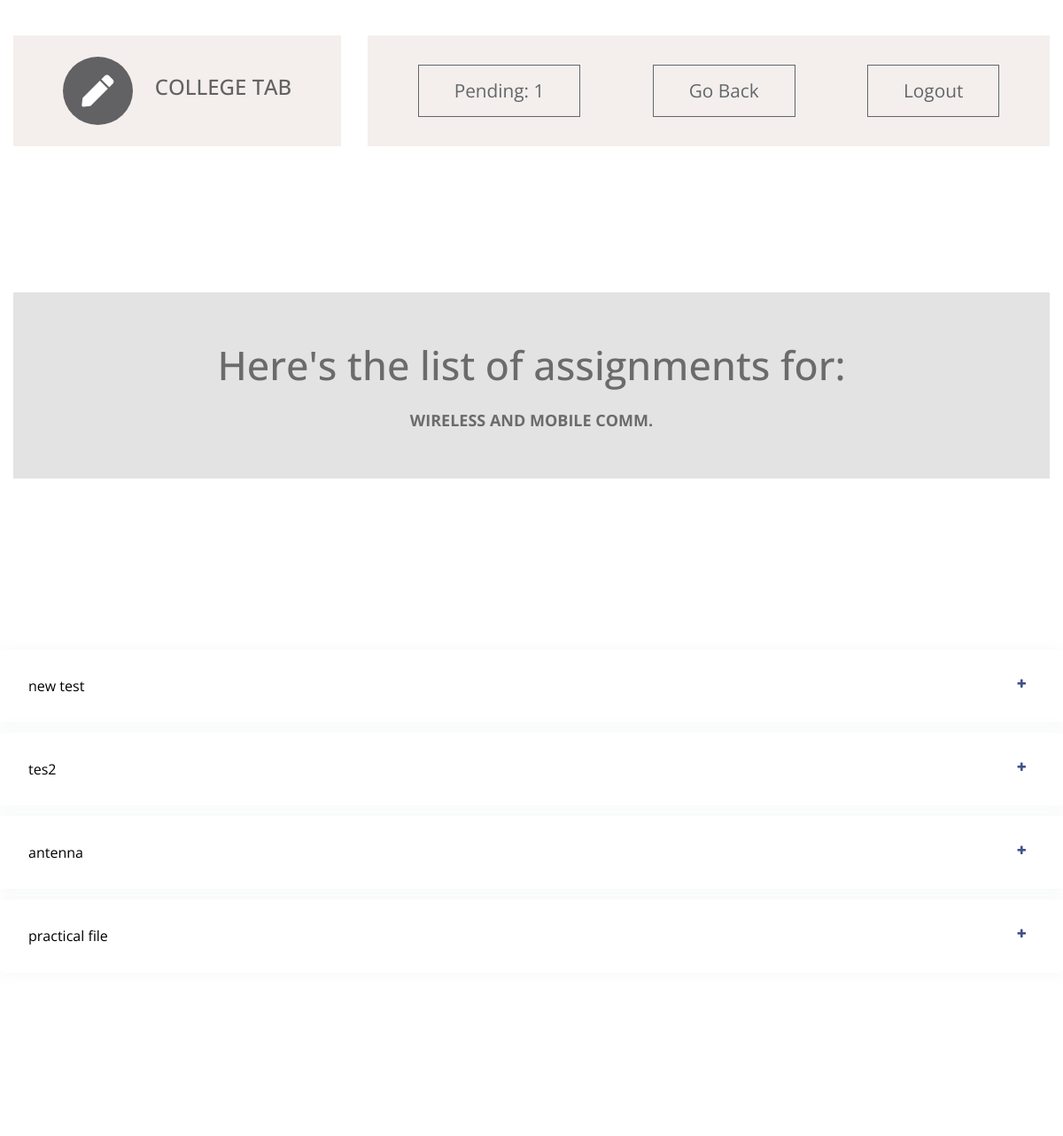
Screenshot of /s_dashboard/s_sub_assign/0103IT181055/IT-602 (signed in) with the database file from the repository.
### ctapp/models.py (models this page shows, shortened)
class subject(models.Model):
    subject_code = models.CharField(max_length = 8,primary_key = True)
    name = models.CharField(max_length = 30)
    branch = models.CharField(max_length=20, choices=BRANCH_CHOICES, default='IT')
    sem = models.CharField(max_length = 20,choices = SEMESTER_CHOICES,default = '6')

class assignment(models.Model):
    c_id  = models.ForeignKey(Class,on_delete=models.CASCADE)   #class id
    s_id = models.ForeignKey(subject,on_delete=models.CASCADE)  #subject id
    t_id = models.ForeignKey(teacher,on_delete=models.CASCADE)  #teacher id
    topic = models.CharField(max_length=50)
    last_date = models.DateField()
    assignfile = models.FileField(upload_to=get_directory_for_assignment_details,default="p.pdf")

### ctapp/views.py (the view)
# urls.py: path('s_sub_assign/<str:id>/<str:sub_id>', views.student_subject_assign, name='s_subject_assignment_list'),
@login_required(login_url='s_login/')
def student_subject_assign(request,id,sub_id):           # to list assignements given subject and class
    template = loader.get_template('student_dashboard_subject_assignments.html')
    current_student = student.objects.get(enrollment_number=id)
    current_subject = subject.objects.get(subject_code=sub_id)
    assignment = get_assignments(current_student,current_subject)
    if assignment:
         context = {'student':current_student,'assignment_list':assignment,'subject':current_subject,'error':''}
    else:
        error="No teacher is assigned for this subject yet."
        context={'error':error,'student':current_student,'subject':current_subject}
    return HttpResponse(template.render(context, request))

### ctapp/views.py (called while the page is built)
def get_assignments(student,subject):
    sem = student.sem
    sec = student.sec
    try:
        curr_class = Class.objects.filter(sem=sem).get(sec=sec)
        curr_teacher = teacher_assign.objects.filter(c_id=curr_class).get(s_id=subject)
        return assignment.objects.filter(c_id=curr_class).filter(s_id=subject)
    except assignment.DoesNotExist:
        return 'No assignments'.list()
    except teacher_assign.DoesNotExist:
        return False

### ctapp/templates/student_dashboard_subject_assignments.html (shortened to what this page needs)
<!DOCTYPE html>
<html lang="en">
{% load static %}
  <head>
    <link rel="stylesheet" href="{% static 'css/all.min.css' %}" />
    <link rel="stylesheet" href="{% static 'css/bootstrap.min.css' %}" />
    <link rel="stylesheet" href="{% static 'css/templatemo-style.css' %}" />
    <link rel="stylesheet" href='https://cdnjs.cloudflare.com/ajax/libs/font-awesome/4.0.3/css/font-awesome.css' />
  </head>
  <body id="assignmentPage">
    <div class="parallax-window" data-parallax="scroll" data-image-src="{% static 'img/std_assignments.jpg' %}">
      <div class="container-fluid">
        <div class="row tm-brand-row">
          <div class="col-lg-4 col-11">
            <div class="tm-brand-container tm-bg-white-transparent">
              <i class="fas fa-2x fa-pen tm-brand-icon"></i>
              <div class="tm-brand-texts">
                <h1 class="text-uppercase tm-brand-name">College Tab</h1>
              </div>
            </div>
          </div>
          <div class="col-lg-8 col-1">
            <div class="tm-nav">
              <nav
                class="navbar navbar-expand-lg navbar-light tm-bg-white-transparent tm-navbar">
                <div class="collapse navbar-collapse" id="navbarNav">
                  <ul class="navbar-nav">
                    <li class="nav-item">
                      <a href="#assignments" class="btn btn-outline-dark">Pending: 1</a>
                    </li>
                    <li class="nav-item">
                      <a href="{% url 'student:s_db' student.enrollment_number %}" class="btn btn-outline-dark">Go Back</a>
                    </li>
                    <li class="nav-item">
                      <a class="btn btn-outline-dark" href="{% url 's_logout' %}">Logout</a>
                    </li>
                  </ul>
                </div>
              </nav>
            </div>
          </div>
        </div>
        <section class="row" id="tmServices">
            <div class="col-12">
               <div class="parallax-window tm-services-parallax-header tm-testimonials-parallax-header"
                    data-parallax="scroll"
                    data-z-index="101"
                    data-image-src="{% static 'img/colors.jpg' %}">
                    <div class="text-center tm-services-header tm-testimonials-header" style="background-color:#E3E3E3";>
                       <h2 class="tm-services-page-title tm-testimonials-page-title">Here's the list of assignments for:</h2>
                       <p class="tm-services-description mb-0">
                           <b>{{subject.name}}  </b>
                       </p>
                   </div>
               </div>
            </div>
            <div class="page-content page-container" id="page-content">
                                  <h4 class="card-title" style="color:white;">Assignments:</h4>
                                  <div class="mt-4">
                                      <div class="accordion" id="accordion" role="tablist">
                                        {% for a in assignment_list %}
                                          <div class="card">
                                              <div class="card-header" role="tab" id="heading-1">
                                                <h6 class="mb-0"><a data-toggle="collapse" href="#open{{a.id}}" aria-expanded="false" aria-controls="collapse-1" data-abc="true" class="collapsed">{{a.topic}}</a></h6>
                                              </div>
                                          </div>
                                          {% endfor %}
                                      </div>
                                  </div>
          </div>
         <footer class="row">
            <p class="col-12 text-white text-center tm-copyright-text">
            </p>
          </footer>
        </div>
      </div>
    </body>
  </html>

### ctapp/static/css/templatemo-style.css (style rules this page uses)
html { scroll-behavior: smooth; }
body { font-family: "Open Sans", Arial, Helvetica, sans-serif; font-size: 18px; font-weight: 400; color: #6b6b6b; overflow-x: hidden; }
a, button { transition: all 0.3s ease; }
.container-fluid { max-width: 1310px; }
.parallax-window { min-height: 1100px; background: transparent; }
.tm-bg-white-transparent { background-color: rgba(255, 255, 255, 0.8); }
.tm-brand-row { align-items: center; padding-top: 40px; padding-bottom: 28px; }
.tm-brand-container { max-width: 500px; height: 125px; display: flex; align-items: center; justify-content: center; }
.tm-brand-icon { width: 79px; height: 77px; display: flex; align-items: center; justify-content: center; background-color: #333436; color: white; border-radius: 50%; margin-right: 25px; }
.tm-brand-name { font-size: 1.5rem; color: #333333; }
::placeholder { color: black; opacity: 1; }
#page-content { width: 100%; }
.tm-navbar { max-width: 840px;min-height: 125px;justify-content:; }
.tm-navbar .navbar-nav { width: 100%; display: flex; align-items: center; justify-content: space-around; }
.nav-item { position: relative; }
.btn { border-radius: 0; padding: 13px 40px; font-size: 1.3rem; }
p { line-height: 1.7; }
.tm-copyright-text { font-size: 1rem; padding-top: 50px; padding-bottom: 45px; }
.tm-bg-white-transparent { background-color: #F2EBE7;; opacity: 0.77; color: #F4F3F2; font-weight: bold; }
.text-center { align-self: center; }
.page-content { height:500px; width:1260px; color:black; opacity: 1; }
.card { box-shadow: none; -webkit-box-shadow: none; -moz-box-shadow: none; -ms-box-shadow: none }
.card { position: relative; display: flex; flex-direction: column; min-width: 0; word-wrap: break-word; background-color: #fff; background-clip: border-box; border: 1px solid #d2d2dc; border-radius: 0 }
.accordion .card:first-of-type { border-bottom: 0; border-bottom-right-radius: 0; border-bottom-left-radius: 0 }
.accordion .card { margin-bottom: .75rem; box-shadow: 0px 1px 15px 1px rgba(230, 234, 236, 0.35); border-radius: .25rem; border: none }
.accordion .card .card-header { background-color: transparent; border: none; padding: 2rem }
.card-header:first-child { border-radius: calc(0.25rem - 1px) calc(0.25rem - 1px) 0 0 }
.accordion .card .card-header * { font-weight: 400; font-size: 1rem }
.mb-0, .my-0 { margin-bottom: 0 !important }
.accordion .card .card-header a { display: block; color: inherit; text-decoration: none; font-size: inherit; position: relative; -webkit-transition: color 0.5s ease; -moz-transition: color 0.5s ease; -ms-transition: color 0.5s ease; -o-transition: color 0.5s ease; transition: color 0.5s ease; padding-right: 1.5rem }
.accordion .card .card-header a[aria-expanded="false"]:before { content: "\f067" }
.accordion .card .card-header a:before { position: absolute; right: 7px; top: 0; font-size: 18px; display: block; font-family: FontAwesome; display: inline-block; padding-right: 3px; font-size: .756em; color: #405189 }
.tm-services-parallax-header { min-height: 700px; display: flex; align-items: center; margin-top: 42px; margin-bottom: 22px; }
.tm-services-header { position: relative; z-index: 102; width: 100%; padding: 85px 15px 37px 15px; }
.tm-services-page-title { font-size: 2.8rem; padding-bottom: 37px; }
.tm-testimonials-header { padding: 55px 15px 50px; }
.tm-testimonials-page-title { padding-bottom: 0; margin-bottom: 20px; }
.tm-testimonials-parallax-header { min-height: 400px; margin-bottom: 45px; }

### rows the page displays
subject: name "WIRELESS AND MOBILE COMM."
assignment: topic "new test"
assignment: topic "tes2"
assignment: topic "antenna"
assignment: topic "practical file"
